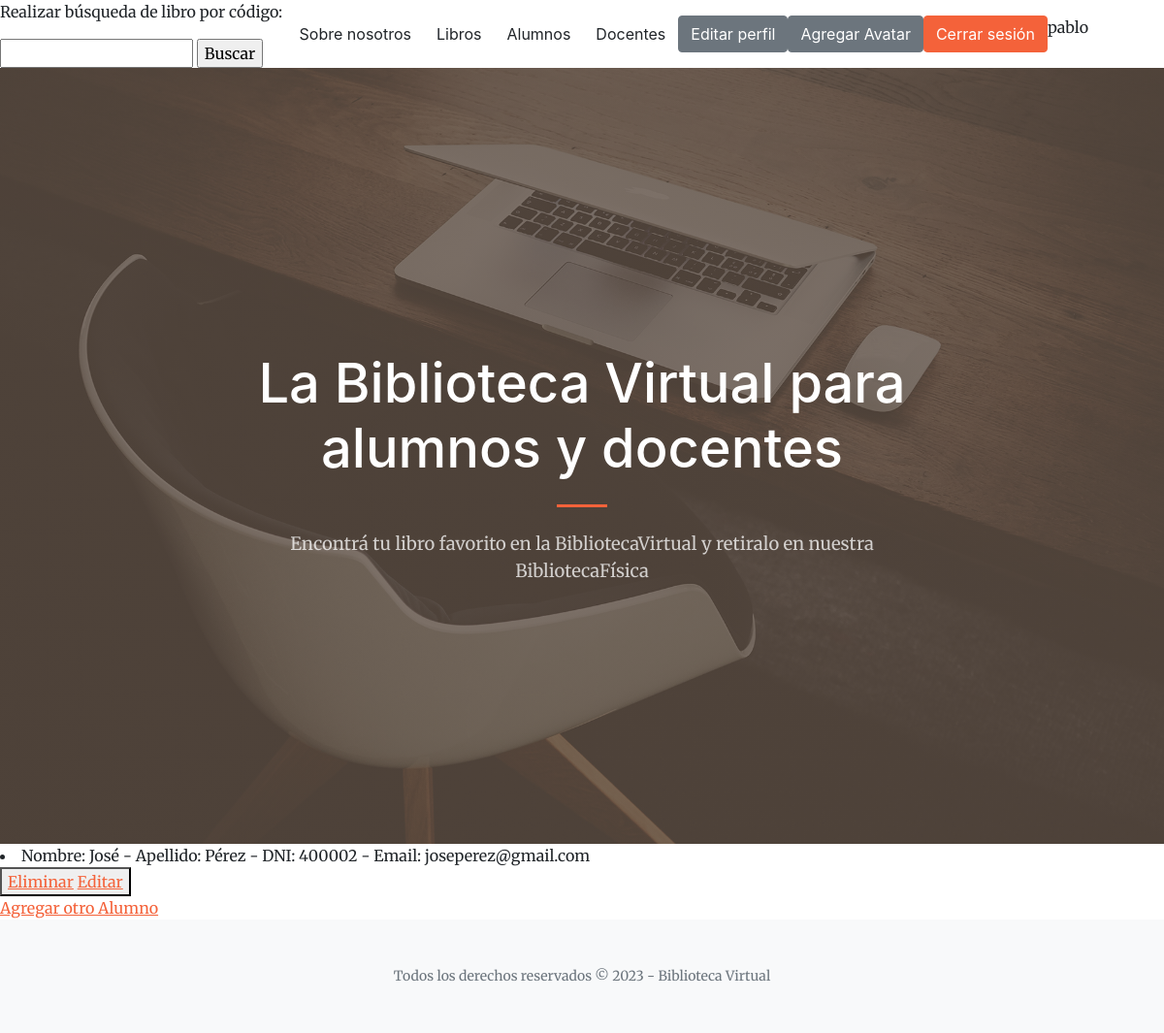
The app's page /BibliotecaVirtual/leerAlumnos (signed in), older data.
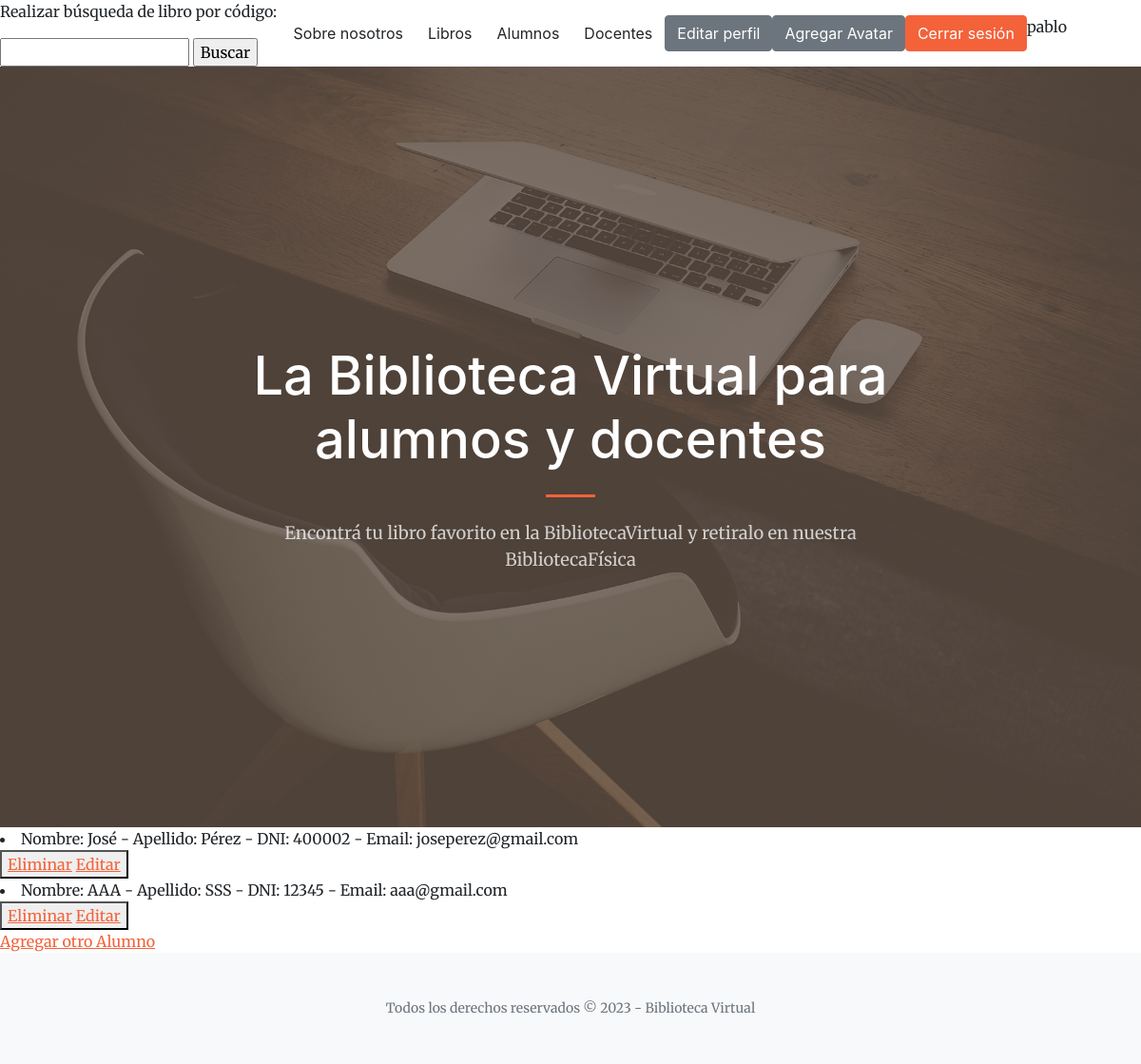
The same page, newer data.
### BibliotecaVirtual/models.py (models this page shows)
class Alumno(models.Model):
    nombre = models.CharField(max_length=40)
    apellido = models.CharField(max_length=40)
    dni = models.IntegerField()
    email = models.EmailField()
    def __str__(self):
        return f"Nombre: {self.nombre} - Apellido: {self.apellido} - DNI: {self.dni} - Email: {self.email}"

### BibliotecaVirtual/views.py (the view)
# urls.py: path('leerAlumnos', views.leerAlumnos, name='LeerAlumnos'),
def leerAlumnos(request):
    alumnos = Alumno.objects.all()
    contexto = {"alumnos": alumnos}
    return render(request, "BibliotecaVirtual/leerAlumnos.html", contexto)

### BibliotecaVirtual/templates/BibliotecaVirtual/leerAlumnos.html
{% extends "BibliotecaVirtual/padre.html" %}
{% load static %}
{% block contenidoQueCambia %}
    {% for a in alumnos %}
        <li>{{a}}</li>
        <button>
            <a href="{%url 'EliminarAlumno' a.nombre %}">Eliminar</a>
            <a href="{%url 'EditarAlumno' a.nombre %}">Editar</a>
        </button>
    {% endfor %}
    <br>
    <a href="alumnos">Agregar otro Alumno</a>
{% endblock %}

Row changes from the older to the newer data that the page shows:
added Alumno: nombre+apellido+dni "Nombre: AAA - Apellido: SSS - DNI: 12345 - Email: aaa@gmail.com"
